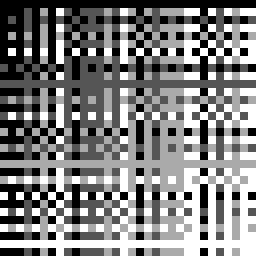
#> input picture rom/shared/tiles2.png, 128 x 128 px (shown 2 times larger)
$ python -i __init__.py   (imports and definitions only)
#> lines starting #> are read from the running program, lines starting #| are printed output that depends on the picture; after the words box and inside, x2 and y2 are one past the last pixel; in counts of white or black regions, pixels touching at a corner belong together
#> further down, picture is the input picture: shape (128, 128, 3); min 0, max 255, mean 127.5
import cv2
import numpy as np
import copy


def chunks(lst: list, n: int):
    """Yield successive n-sized chunks from lst."""
    for i in range(0, len(lst), n):
        yield lst[i:i + n]


def permutations(color_depth: int, length: int):
    if length <= 0:
        return []
    elif length == 1:
        return [[x] for x in range(0, color_depth)]
    outputs = []
    for i in range(0, color_depth):
        for child_perm in permutations(color_depth, length - 1):
            outputs.append([i] + child_perm)

    return outputs


def square(start_x: int, start_y: int, width: int, height: int):
    for xi in range(0, width):
        for yi in range(0, height):
            yield (start_x + xi, start_y + yi)


def clamp(f: float, s: int) -> int:
    return round(f * s)


def bits_to_byte(s: list[int]) -> int:
    return int("".join([str(x) for x in s]), 2)


# TODO need to add in palette selection
def tile_to_2bpp(tile_image):
    grey = cv2.cvtColor(np.uint8(tile_image), cv2.COLOR_RGB2GRAY)//85
    lo = np.bitwise_and(1, np.copy(grey))
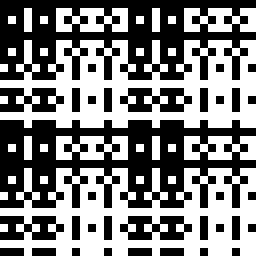
#> lo: shape (128, 128) (shown 2 times larger); values 0 (black) and 1 (white), 50% white; 30 white regions (20 under 20 px), largest, box (x1, y1, x2, y2) and area: (0, 20, 128, 64) 3232, (0, 84, 128, 128) 3232, (28, 4, 64, 16) 304
    hi = np.right_shift(np.bitwise_and(0b10, np.copy(grey)), 1)
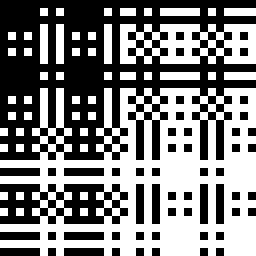
#> hi: shape (128, 128) (shown 2 times larger); values 0 (black) and 1 (white), 50% white; 49 white regions (38 under 20 px), largest, box (x1, y1, x2, y2) and area: (0, 44, 128, 128) 6080, (60, 12, 128, 32) 912, (80, 4, 100, 8) 80
    output = []
    for i in range(0, 8):
        output.append(bits_to_byte(hi[i]))
        output.append(bits_to_byte(lo[i]))
#> after the loop, output = 16 items, first 6: 0, 0, 0, 0, 0, 0

#> (the run stopped early here; a loop or call above may not have finished)
